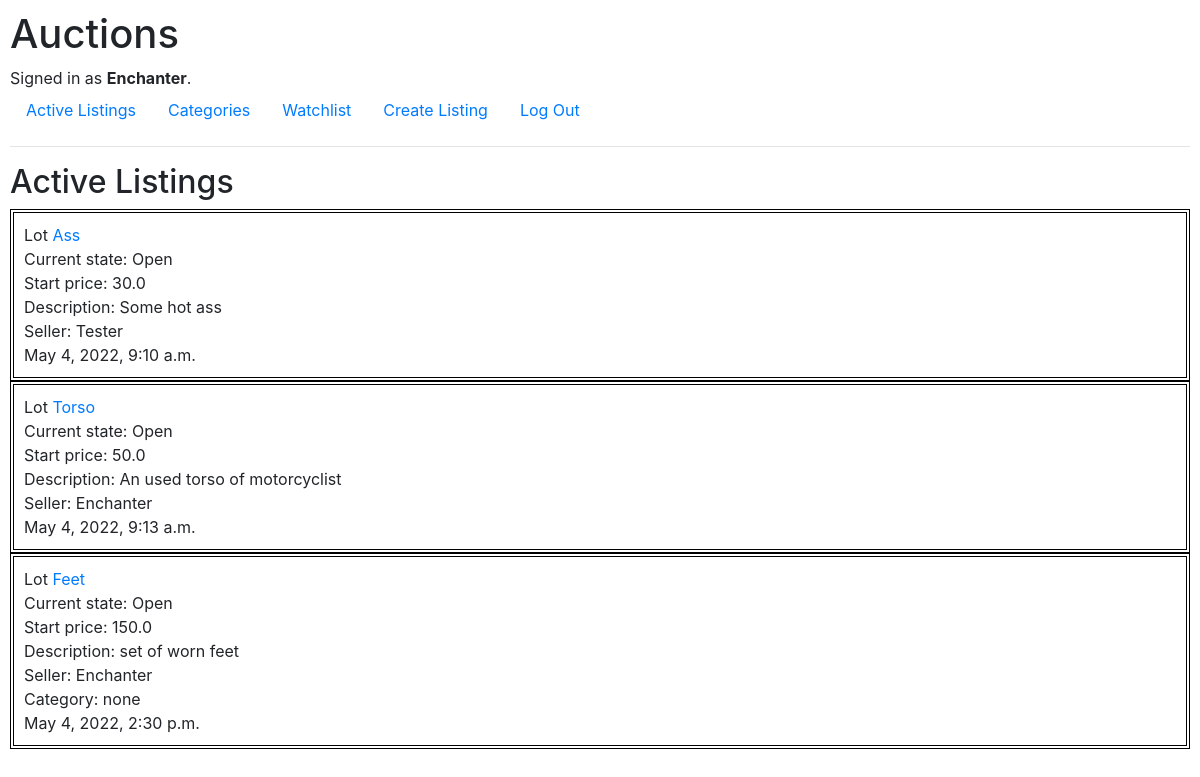
Screenshot of / (signed in) with the database file from the repository.
### auctions/models.py (models this page shows, shortened)
class User(AbstractUser):
    pass

class Auction(models.Model):
    title = models.CharField(max_length=32)
    watchlist = models.CharField(max_length=128, default=0)
    seller = models.ForeignKey(User, on_delete=models.CASCADE, related_name="sellers")
    price = models.FloatField()
    category = models.CharField(max_length=32, blank=True)
    description = models.CharField(max_length=128)
    url_link = models.CharField(max_length=64, blank=True)
    post_date = models.DateTimeField()
    state_choices = [('Open', 'Open'), ('Closed', 'Closed')]
    state = models.CharField(
        max_length=6,
        choices=state_choices,
        default='Open',
    )

### auctions/views.py (the view)
# urls.py: path("", views.index, name="index"),
def index(request):
    return render(request, "auctions/index.html", {
        "auctions": Auction.objects.filter(state="Open")
    })

### auctions/templates/auctions/index.html (shortened to what this page needs)
{% extends "auctions/layout.html" %}
{% block body %}
    <h2>Active Listings</h2>
    {% for auction in auctions %}
            <div class="brd">
                    Lot <a href="{% url 'listing'%}?id={{auction.id}}"> {{ auction.title }} </a> <br>
                    Current state: {{ auction.state }} <br>
                    Start price: {{ auction.price }} <br>
                    Description: {{ auction.description }} <br>
                    Seller: {{ auction.seller }} <br>
                    {% if auction.category %}
                    Category: {{ auction.category }} <br>
                    {% endif %}
                    {{ auction.post_date}} <br>
            </div>
    {% endfor %}
{% endblock %}

### auctions/templates/auctions/layout.html (shortened to what this page needs)
{% load static %}
<!DOCTYPE html>
<html lang="en">
    <head>
        <link rel="stylesheet" href="https://stackpath.bootstrapcdn.com/bootstrap/4.4.1/css/bootstrap.min.css">
        <link href="{% static 'auctions/styles.css' %}" rel="stylesheet">
    </head>
    <body>
        <h1>Auctions</h1>
        <div>
            {% if user.is_authenticated %}
                Signed in as <strong>{{ user.username }}</strong>.
            {% else %}
                Not signed in.
            {% endif %}
        </div>
        <ul class="nav">
            <li class="nav-item">
                <a class="nav-link" href="{% url 'index' %}">Active Listings</a>
            </li>
            <li class="nav-item">
                <a class="nav-link" href="{% url 'categories' %}">Categories</a>
            </li>
            {% if user.is_authenticated %}
            <li class="nav-item">
                <a class="nav-link" href="{% url 'watchlist' %}?user_id={{user.id}}">Watchlist</a>
            </li>
            <li class="nav-item">
                <a class="nav-link" href="{% url 'create_listing' %}">Create Listing</a>
            </li>
            {% endif %}
            {% if user.is_authenticated %}
                <li class="nav-item">
                    <a class="nav-link" href="{% url 'logout' %}">Log Out</a>
                </li>
            {% endif %}
        </ul>
        <hr>
        {% block body %}
        {% endblock %}
    </body>
</html>

### auctions/static/auctions/styles.css (style rules this page uses)
body { padding: 10px; }

### auctions/templates/auctions/index.html (style rules this page uses)
.brd { border: 4px double black; padding: 10px; }

### rows the page displays
User: username "Enchanter"
Auction: title "Ass", state "Open", price "30.0", description "Some hot ass", seller "Tester", post_date "May 4, 2022, 9:10 a.m."
Auction: title "Torso", state "Open", price "50.0", description "An used torso of motorcyclist", seller "Enchanter", post_date "May 4, 2022, 9:13 a.m."
Auction: title "Feet", state "Open", price "150.0", description "set of worn feet", seller "Enchanter", category "none", post_date "May 4, 2022, 2:30 p.m."
